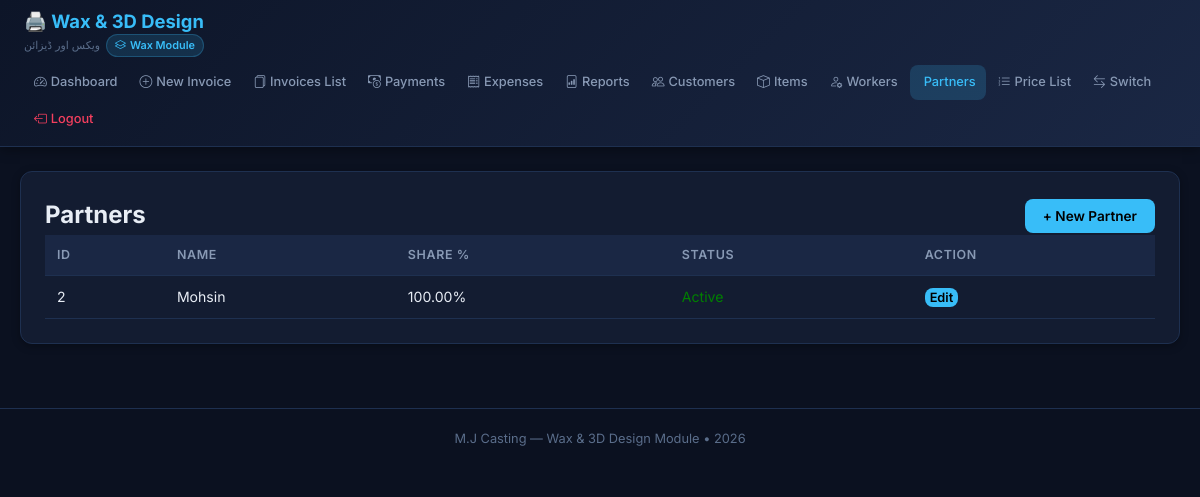
Screenshot of /wax/partners.php (signed in) with the database file from the repository.
### tables this page shows
CREATE TABLE `wax_partners` (
  `id` int(11) NOT NULL,
  `name` varchar(100) NOT NULL,
  `share_percentage` decimal(5,2) NOT NULL,
  `active` tinyint(1) DEFAULT 1
);

### wax/partners.php (the view, shortened to what this page needs)
<?php
$pdo = getDB();
$partners = $pdo->query("SELECT * FROM wax_partners ORDER BY active DESC, name ASC")->fetchAll();
include __DIR__ . '/templates/header.php';
?>
<div class="card">
    <div style="display: flex; justify-content: space-between; align-items: center;">
        <h2>Partners</h2>
        <button onclick="openModal()" class="btn btn-primary">+ New Partner</button>
    </div>
    <table>
        <thead>
            <tr>
                <th>ID</th>
                <th>Name</th>
                <th>Share %</th>
                <th>Status</th>
                <th>Action</th>
            </tr>
        </thead>
        <tbody>
            <?php foreach ($partners as $p): ?>
            <tr>
                <td><?= $p['id'] ?></td>
                <td><?= htmlspecialchars($p['name']) ?></td>
                <td><?= $p['share_percentage'] ?>%</td>
                <td>
                    <span style="color: <?= $p['active'] ? 'green' : 'red' ?>;">
                        <?= $p['active'] ? 'Active' : 'Inactive' ?>
                    </span>
                </td>
                <td>
                    <button class="btn btn-primary" style="padding: 2px 5px; font-size: 0.8rem;"
                            onclick='editPartner(<?= json_encode($p) ?>)'>Edit</button>
                </td>
            </tr>
            <?php endforeach; ?>
        </tbody>
    </table>
</div>
<?php include __DIR__ . '/templates/footer.php'; ?>

### wax/templates/header.php (style rules this page uses)
*, *::before, *::after { box-sizing: border-box; margin: 0; padding: 0; }
:root { --primary: #38bdf8; --primary-dark: #0284c7; --success: #10b981; --danger: #f43f5e; --warning: #f59e0b; --border: #1e3050; --bg-card: #131c31; --bg-body: #0b1120; --text-primary: #e8edf5; --text-secondary: #8899b4; --text-muted: #5a6d8a; --shadow: 0 2px 8px rgba(0,0,0,0.3); }
html, body { width: 100%; min-height: 100vh; font-family: 'Inter', -apple-system, sans-serif; background: var(--bg-body); color: var(--text-primary); line-height: 1.6; }
.card { background: var(--bg-card); border: 1px solid var(--border); border-radius: 12px; padding: 24px; margin-bottom: 20px; box-shadow: var(--shadow); }
h2, h3 { margin-top: 0; color: var(--text-primary); }
table { width: 100%; border-collapse: collapse; }
th, td { padding: 10px 12px; text-align: left; border-bottom: 1px solid var(--border); font-size: 0.88rem; }
th { background: #1a2744; color: var(--text-secondary); font-weight: 600; font-size: 0.78rem; text-transform: uppercase; letter-spacing: 0.05em; }
.btn { display: inline-flex; align-items: center; gap: 5px; padding: 9px 18px; border-radius: 8px; font-size: 0.85rem; font-weight: 600; text-decoration: none; border: none; cursor: pointer; transition: all 0.2s; font-family: 'Inter', sans-serif; }
.btn-primary { background: var(--primary); color: #000; }

### rows the page displays
wax_partners: id "2", name "Mohsin", share_percentage "100.00", active "Active"
